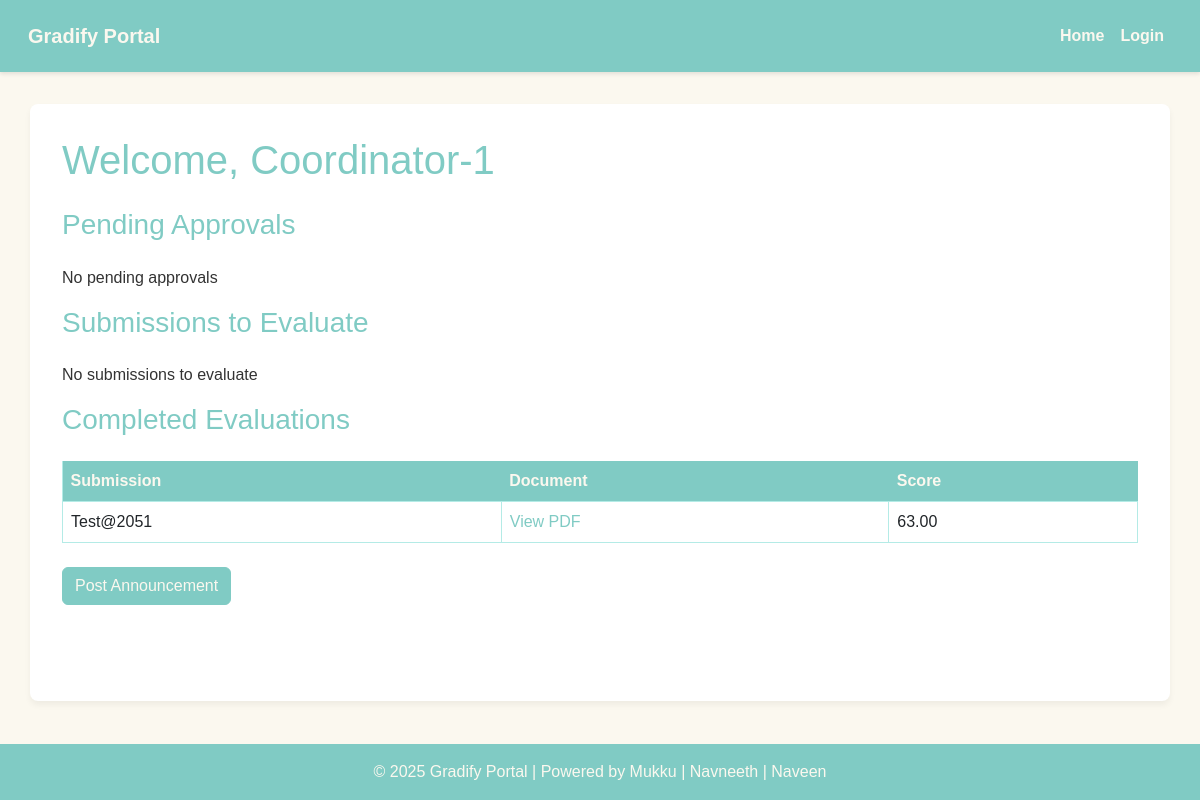
The page /coordinator/1/ on the database its author committed.
### GradifyPortal/models.py (models this page shows, shortened)
class Coordinator(models.Model):
    user = models.OneToOneField(User, on_delete=models.CASCADE, null=True)
    coordinator_id = models.IntegerField(primary_key=True)
    name = models.CharField(max_length=200)
    email = models.EmailField(unique=True)
    password = models.CharField(max_length=128, default=make_password("Gradify2025"))
    user_type = models.CharField(max_length=20, default='coordinator')
    contact_no = models.CharField(max_length=15, blank=True, null=True)

class Evaluation(models.Model):
    submission = models.ForeignKey(Submission, on_delete=models.CASCADE)  # Changed from OneToOneField
    quality = models.IntegerField()
    methodology = models.IntegerField()
    presentation = models.IntegerField()
    total_score = models.DecimalField(max_digits=5, decimal_places=2)
    comments = models.TextField(blank=True, null=True)
    evaluated_by_mentor = models.ForeignKey(Mentor, on_delete=models.CASCADE, null=True, blank=True)
    evaluated_by_coordinator = models.ForeignKey(Coordinator, on_delete=models.CASCADE, null=True, blank=True)
    class Meta:
        unique_together = [['submission', 'evaluated_by_mentor'], ['submission', 'evaluated_by_coordinator']]  # One eval per evaluator per submission

class Submission(models.Model):
    STATUS_CHOICES = [
        ('pending', 'Pending'),
        ('under_review', 'Under Review'),
        ('mentor_approved', 'Mentor Approved'),
        ('mentor_rejected', 'Mentor Rejected'),
        ('coordinator_approved', 'Coordinator Approved'),
    ]
    submission_id = models.AutoField(primary_key=True)
    student = models.ForeignKey(Student, on_delete=models.CASCADE)
    team = models.ForeignKey(Team, on_delete=models.CASCADE)
    title = models.CharField(max_length=200)
    description = models.TextField()
    document = models.FileField(upload_to='submissions/')
    document_hash = models.CharField(max_length=64, blank=True)
    status = models.CharField(max_length=20, choices=STATUS_CHOICES, default='pending')
    submitted_at = models.DateTimeField(auto_now_add=True)
    mentor_feedback = models.TextField(blank=True, null=True)
    coordinator_feedback = models.TextField(blank=True, null=True)
    mentor_signature = models.CharField(max_length=256, blank=True, null=True)
    coordinator_signature = models.CharField(max_length=256, blank=True, null=True)

### GradifyPortal/views.py (the view)
# urls.py: path('coordinator/<int:coordinator_id>/', views.coordinator_dashboard, name='coordinator_dashboard'),
def coordinator_dashboard(request, coordinator_id):
    coordinator = get_object_or_404(Coordinator, coordinator_id=coordinator_id)
    teams = Team.objects.filter(mentor__coordinator=coordinator)
    pending_approvals = Submission.objects.filter(team__in=teams, status='mentor_approved')
    submissions_to_evaluate = Submission.objects.filter(
        team__in=teams,
        status='coordinator_approved'
    ).exclude(
        evaluation__evaluated_by_coordinator=coordinator
    )
    completed_evaluations = Evaluation.objects.filter(
        submission__team__in=teams,
        evaluated_by_coordinator=coordinator
    )
    context = {
        'coordinator': coordinator,
        'pending_approvals': pending_approvals,
        'submissions_to_evaluate': submissions_to_evaluate,
        'completed_evaluations': completed_evaluations,
    }
    return render(request, 'coordinator_dashboard.html', context)

### templates/coordinator_dashboard.html
{% extends 'base.html' %} {% block content %}
<h1>Welcome, {{ coordinator.name }}</h1>
<h3>Pending Approvals</h3>
<div class="row">
  {% for submission in pending_approvals %}
  <div class="col-md-4 mb-3">
    <div class="card">
      <div class="card-body">
        <h5 class="card-title">{{ submission.title }}</h5>
        <h6 class="card-subtitle mb-2 text-muted">
          Team: {{ submission.team }}
        </h6>
        <h6 class="card-subtitle mb-2 text-muted">
          Mentor: {{ submission.team.mentor.name }}
        </h6>
        <p class="card-text">Status: {{ submission.get_status_display }}</p>
        <a
          href="{{ submission.document.url }}"
          target="_blank"
          class="btn btn-sm btn-outline-secondary"
          >View Document</a
        >
        <a
          href="{% url 'GradifyPortal:coordinator_approve_submission' coordinator.coordinator_id submission.submission_id %}"
          class="btn btn-warning btn-sm"
          >Approve/Reject</a
        >
      </div>
    </div>
  </div>
  {% empty %}
  <div class="col-12">
    <p>No pending approvals</p>
  </div>
  {% endfor %}
</div>
<h3>Submissions to Evaluate</h3>
<div class="row">
  {% for submission in submissions_to_evaluate %}
  <div class="col-md-4 mb-3">
    <div class="card">
      <div class="card-body">
        <h5 class="card-title">{{ submission.title }}</h5>
        <h6 class="card-subtitle mb-2 text-muted">
          Team: {{ submission.team }}
        </h6>
        <h6 class="card-subtitle mb-2 text-muted">
          Mentor: {{ submission.team.mentor.name }}
        </h6>
        <p class="card-text">Status: {{ submission.get_status_display }}</p>
        <a
          href="{{ submission.document.url }}"
          target="_blank"
          class="btn btn-sm btn-outline-secondary"
          >View Document</a
        >
        <a
          href="{% url 'GradifyPortal:coordinator_evaluate_submission' coordinator.coordinator_id submission.submission_id %}"
          class="btn btn-warning btn-sm"
          >Evaluate</a
        >
      </div>
    </div>
  </div>
  {% empty %}
  <div class="col-12">
    <p>No submissions to evaluate</p>
  </div>
  {% endfor %}
</div>
<h3>Completed Evaluations</h3>
<table class="table">
  <tr>
    <th>Submission</th>
    <th>Document</th>
    <th>Score</th>
  </tr>
  {% for eval in completed_evaluations %}
  <tr>
    <td>{{ eval.submission.title }}</td>
    <td>
      <a href="{{ eval.submission.document.url }}" target="_blank">View PDF</a>
    </td>
    <td>{{ eval.total_score }}</td>
  </tr>
  {% empty %}
  <tr>
    <td colspan="3">No evaluations completed</td>
  </tr>
  {% endfor %}
</table>
<a
  href="{% url 'GradifyPortal:coordinator_announcement' coordinator.coordinator_id %}"
  class="btn btn-success mt-2"
  >Post Announcement</a
>
{% endblock %}

### templates/base.html (style rules this page uses)
:root { --primary-teal: #80cbc4; --light-teal: #b4ebe6; --off-white: #fbf8ef; --accent-yellow: #ffb433; --text-dark: #333; }
body { background-color: var(--off-white); color: var(--text-dark); font-family: "Arial", sans-serif; margin: 0; padding: 0; }
h1, h3 { color: var(--primary-teal); margin-bottom: 1.5rem; }
.table { background-color: var(--light-teal); border: none; }
.table th { background-color: var(--primary-teal); color: var(--off-white); border: none; }
.table td { background-color: white; border: 1px solid var(--light-teal); }
.btn-success { background-color: var(--primary-teal); border-color: var(--primary-teal); color: var(--off-white); }
a { color: var(--primary-teal); text-decoration: none; }

### rows shown on the page
Coordinator: name "Coordinator-1"
Evaluation: submission "Test@2051", total_score "63.00"
